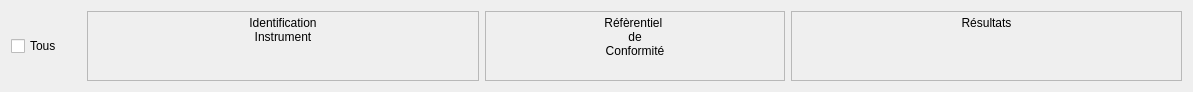
     <widget class="QWidget" name="gridLayoutWidget_3">
      <property name="geometry">
       <rect>
        <x>20</x>
        <y>10</y>
        <width>1173</width>
        <height>73</height>
       </rect>
      </property>
      <layout class="QGridLayout" name="gridLayout_9">
       <item row="0" column="2">
        <widget class="QTextEdit" name="textEdit_34">
         <property name="enabled">
          <bool>false</bool>
         </property>
         <property name="minimumSize">
          <size>
           <width>300</width>
           <height>0</height>
          </size>
         </property>
         <property name="maximumSize">
          <size>
           <width>300</width>
           <height>16777215</height>
          </size>
         </property>
         <property name="styleSheet">
          <string notr="true">color: rgb(0, 0, 0);</string>
         </property>
         <property name="html">
          <string>&lt;!DOCTYPE HTML PUBLIC &quot;-//W3C//DTD HTML 4.0//EN&quot; &quot;http://www.w3.org/TR/REC-html40/strict.dtd&quot;&gt;
&lt;html&gt;&lt;head&gt;&lt;meta name=&quot;qrichtext&quot; content=&quot;1&quot; /&gt;&lt;style type=&quot;text/css&quot;&gt;
p, li { white-space: pre-wrap; }
&lt;/style&gt;&lt;/head&gt;&lt;body style=&quot; font-family:'MS Shell Dlg 2'; font-size:8.25pt; font-weight:400; font-style:normal;&quot;&gt;
&lt;p align=&quot;center&quot; style=&quot; margin-top:0px; margin-bottom:0px; margin-left:0px; margin-right:0px; -qt-block-indent:0; text-indent:0px;&quot;&gt;&lt;span style=&quot; font-size:9pt;&quot;&gt;Réfèrentiel &lt;/span&gt;&lt;/p&gt;
&lt;p align=&quot;center&quot; style=&quot; margin-top:0px; margin-bottom:0px; margin-left:0px; margin-right:0px; -qt-block-indent:0; text-indent:0px;&quot;&gt;&lt;span style=&quot; font-size:9pt;&quot;&gt;de&lt;/span&gt;&lt;/p&gt;
&lt;p align=&quot;center&quot; style=&quot; margin-top:0px; margin-bottom:0px; margin-left:0px; margin-right:0px; -qt-block-indent:0; text-indent:0px;&quot;&gt;&lt;span style=&quot; font-size:9pt;&quot;&gt;Conformité&lt;/span&gt;&lt;/p&gt;&lt;/body&gt;&lt;/html&gt;</string>
         </property>
        </widget>
       </item>
       <item row="0" column="3">
        <widget class="QTextEdit" name="textEdit_229">
         <property name="enabled">
          <bool>false</bool>
         </property>
         <property name="minimumSize">
          <size>
           <width>391</width>
           <height>0</height>
          </size>
         </property>
         <property name="maximumSize">
          <size>
           <width>106</width>
           <height>16777215</height>
          </size>
         </property>
         <property name="styleSheet">
          <string notr="true">color: rgb(0, 0, 0);</string>
         </property>
         <property name="html">
          <string>&lt;!DOCTYPE HTML PUBLIC &quot;-//W3C//DTD HTML 4.0//EN&quot; &quot;http://www.w3.org/TR/REC-html40/strict.dtd&quot;&gt;
&lt;html&gt;&lt;head&gt;&lt;meta name=&quot;qrichtext&quot; content=&quot;1&quot; /&gt;&lt;style type=&quot;text/css&quot;&gt;
p, li { white-space: pre-wrap; }
&lt;/style&gt;&lt;/head&gt;&lt;body style=&quot; font-family:'MS Shell Dlg 2'; font-size:8.25pt; font-weight:400; font-style:normal;&quot;&gt;
&lt;p align=&quot;center&quot; style=&quot; margin-top:0px; margin-bottom:0px; margin-left:0px; margin-right:0px; -qt-block-indent:0; text-indent:0px;&quot;&gt;&lt;span style=&quot; font-size:9pt;&quot;&gt;Résultats&lt;/span&gt;&lt;/p&gt;&lt;/body&gt;&lt;/html&gt;</string>
         </property>
        </widget>
       </item>
       <item row="0" column="1">
        <widget class="QTextEdit" name="textEdit_36">
         <property name="enabled">
          <bool>false</bool>
         </property>
         <property name="minimumSize">
          <size>
           <width>392</width>
           <height>0</height>
          </size>
         </property>
         <property name="maximumSize">
          <size>
           <width>365</width>
           <height>16777215</height>
          </size>
         </property>
         <property name="styleSheet">
          <string notr="true">color: rgb(0, 0, 0);</string>
         </property>
         <property name="html">
          <string>&lt;!DOCTYPE HTML PUBLIC &quot;-//W3C//DTD HTML 4.0//EN&quot; &quot;http://www.w3.org/TR/REC-html40/strict.dtd&quot;&gt;
&lt;html&gt;&lt;head&gt;&lt;meta name=&quot;qrichtext&quot; content=&quot;1&quot; /&gt;&lt;style type=&quot;text/css&quot;&gt;
p, li { white-space: pre-wrap; }
&lt;/style&gt;&lt;/head&gt;&lt;body style=&quot; font-family:'MS Shell Dlg 2'; font-size:8.25pt; font-weight:400; font-style:normal;&quot;&gt;
&lt;p align=&quot;center&quot; style=&quot; margin-top:0px; margin-bottom:0px; margin-left:0px; margin-right:0px; -qt-block-indent:0; text-indent:0px;&quot;&gt;&lt;span style=&quot; font-size:9pt;&quot;&gt;Identification&lt;/span&gt;&lt;/p&gt;
&lt;p align=&quot;center&quot; style=&quot; margin-top:0px; margin-bottom:0px; margin-left:0px; margin-right:0px; -qt-block-indent:0; text-indent:0px;&quot;&gt;&lt;span style=&quot; font-size:9pt;&quot;&gt;Instrument&lt;/span&gt;&lt;/p&gt;&lt;/body&gt;&lt;/html&gt;</string>
         </property>
        </widget>
       </item>
       <item row="0" column="0">
        <widget class="QCheckBox" name="checkBox_21">
         <property name="minimumSize">
          <size>
           <width>70</width>
           <height>0</height>
          </size>
         </property>
         <property name="maximumSize">
          <size>
           <width>70</width>
           <height>16777215</height>
          </size>
         </property>
         <property name="text">
          <string>Tous</string>
         </property>
        </widget>
       </item>
      </layout>
     </widget>
